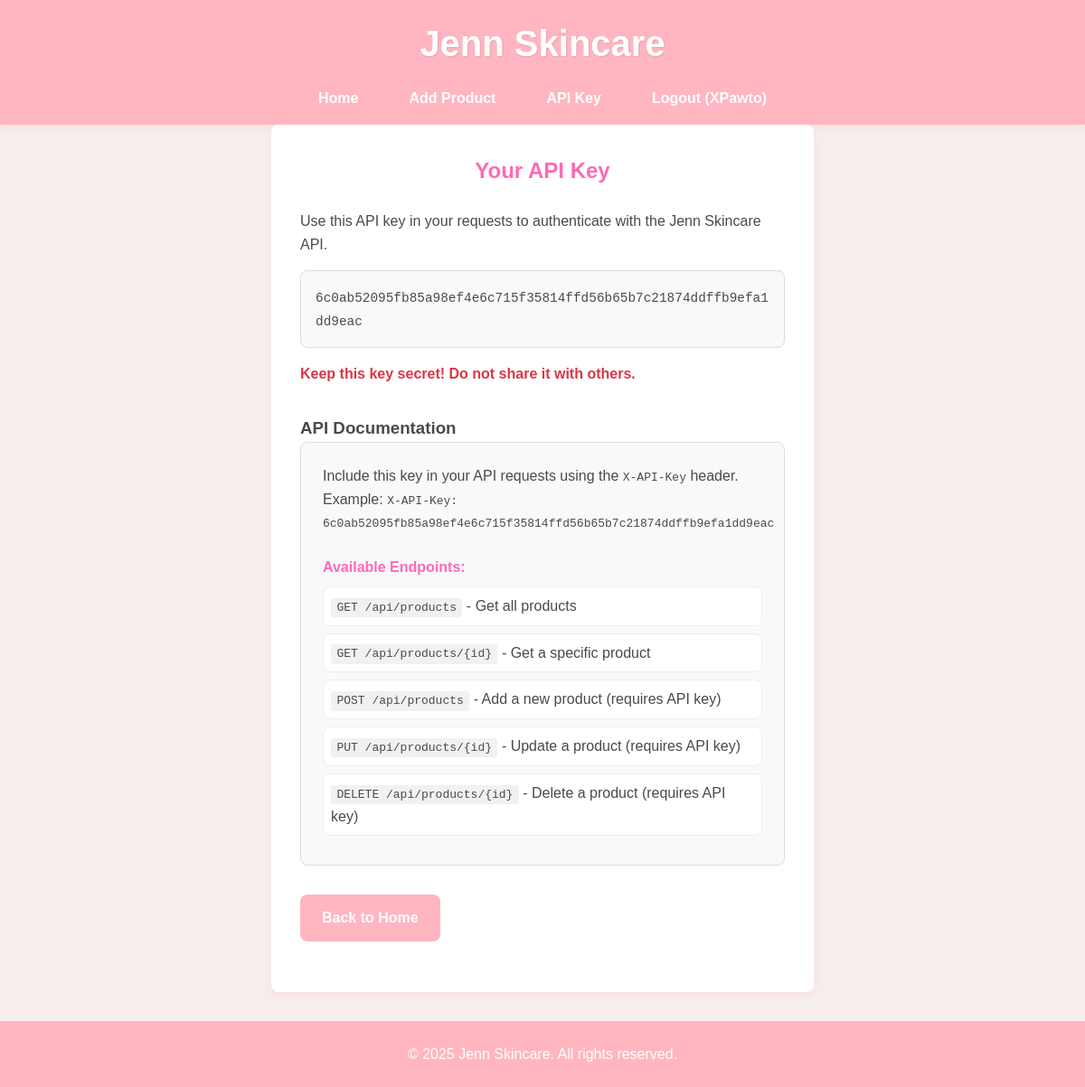
/api/profile (signed in), run on the app's committed database.
### app.py (models this page shows)
class User(db.Model):
    id = db.Column(db.Integer, primary_key=True)
    username = db.Column(db.String(80), unique=True, nullable=False)
    password = db.Column(db.String(200), nullable=False)
    api_key = db.Column(db.String(64), unique=True)

### app.py (the view)
@app.route('/api/profile', methods=['GET'])
@login_required
def get_api_key():
    user = User.query.get(session['user_id'])
    return render_template('api_key.html', api_key=user.api_key)

### app.py (called while the page is built)
def login_required(f):
    @wraps(f)
    def decorated_function(*args, **kwargs):
        if 'user_id' not in session:
            flash('Please login first', 'danger')
            return redirect(url_for('login'))
        return f(*args, **kwargs)
    return decorated_function

### templates/api_key.html
{% extends 'layout.html' %}
{% block content %}
    <section class="form-container">
        <h2>Your API Key</h2>
        <div class="api-key-container">
            <p>Use this API key in your requests to authenticate with the Jenn Skincare API.</p>
            <div class="api-key">
                <code>{{ api_key }}</code>
            </div>
            <p class="api-key-warning">Keep this key secret! Do not share it with others.</p>
        </div>
        <h3>API Documentation</h3>
        <div class="api-docs">
            <p>Include this key in your API requests using the <code>X-API-Key</code> header.</p>
            <p>Example: <code>X-API-Key: {{ api_key }}</code></p>
            <div class="api-endpoints">
                <h4>Available Endpoints:</h4>
                <ul>
                    <li><code>GET /api/products</code> - Get all products</li>
                    <li><code>GET /api/products/{id}</code> - Get a specific product</li>
                    <li><code>POST /api/products</code> - Add a new product (requires API key)</li>
                    <li><code>PUT /api/products/{id}</code> - Update a product (requires API key)</li>
                    <li><code>DELETE /api/products/{id}</code> - Delete a product (requires API key)</li>
                </ul>
            </div>
        </div>
        <div class="form-group">
            <a href="{{ url_for('index') }}" class="btn">Back to Home</a>
        </div>
    </section>
{% endblock %}

### templates/layout.html (shortened to what this page needs)
<!DOCTYPE html>
<html lang="en">
<head>
    <link rel="stylesheet" href="{{ url_for('static', filename='style.css') }}">
</head>
<body>
    <header>
        <div class="container">
            <h1> Jenn Skincare </h1>
            <nav>
                <ul>
                    <li><a href="{{ url_for('index') }}">Home</a></li>
                    {% if 'user_id' in session %}
                        <li><a href="{{ url_for('add_product') }}">Add Product</a></li>
                        <li><a href="{{ url_for('get_api_key') }}">API Key</a></li>
                        <li><a href="{{ url_for('logout') }}">Logout ({{ session['username'] }})</a></li>
                    {% else %}
                        <li><a href="{{ url_for('login') }}">Login</a></li>
                        <li><a href="{{ url_for('register') }}">Register</a></li>
                    {% endif %}
                </ul>
            </nav>
        </div>
    </header>
    <main class="container">
        {% block content %}{% endblock %}
    </main>
    <footer>
        <div class="container">
            <p>&copy; 2025 Jenn Skincare. All rights reserved.</p>
        </div>
    </footer>
</body>
</html>

### static/style.css (style rules this page uses)
:root { --primary-color: #ffb6c1; --primary-dark: #ff8da1; --secondary-color: #ffd1dc; --accent-color: #ff69b4; --text-color: #4a4a4a; --light-color: #ffffff; --shadow: 0 4px 6px rgba(255, 182, 193, 0.2); --border-radius: 8px; }
* { margin: 0; padding: 0; box-sizing: border-box; }
body { font-family: 'Arial', sans-serif; line-height: 1.6; color: var(--text-color); background-color:rgb(246, 237, 237); }
.container { width: 90%; max-width: 1200px; margin: 0 auto; padding: 0 15px; }
header { background-color: var(--primary-color); padding: 1rem 0; box-shadow: var(--shadow); }
header h1 { color: var(--light-color); text-align: center; margin-bottom: 1rem; font-size: 2.5rem; text-shadow: 1px 1px 2px rgba(0, 0, 0, 0.1); }
nav ul { display: flex; justify-content: center; list-style: none; gap: 1.5rem; }
nav a { color: var(--light-color); text-decoration: none; font-weight: bold; padding: 0.5rem 1rem; border-radius: var(--border-radius); transition: background-color 0.3s; }
main { padding: 2rem 0; min-height: calc(100vh - 180px); }
.form-container { max-width: 600px; margin: 0 auto; background-color: var(--light-color); padding: 2rem; border-radius: var(--border-radius); box-shadow: var(--shadow); }
.form-container h2 { text-align: center; margin-bottom: 1.5rem; color: var(--accent-color); }
.form-group { margin-bottom: 1.5rem; }
.btn { display: inline-block; background-color: var(--primary-color); color: var(--light-color); padding: 0.8rem 1.5rem; border: none; border-radius: var(--border-radius); cursor: pointer; text-decoration: none; font-size: 1rem; font-weight: bold; transition: background-color 0.3s; }
footer { background-color: var(--primary-color); color: var(--light-color); text-align: center; padding: 1.5rem 0; margin-top: 2rem; }
.api-key-container { margin-bottom: 2rem; }
.api-key { background-color: #f8f9fa; padding: 1rem; border-radius: var(--border-radius); margin: 1rem 0; overflow-x: auto; border: 1px solid #ddd; }
.api-key code { font-family: monospace; font-size: 0.9rem; word-break: break-all; }
.api-key-warning { color: #dc3545; font-weight: bold; margin-top: 0.5rem; }
.api-docs { background-color: #f8f9fa; padding: 1.5rem; border-radius: var(--border-radius); margin-bottom: 2rem; border: 1px solid #ddd; }
.api-endpoints { margin-top: 1.5rem; }
.api-endpoints h4 { margin-bottom: 0.5rem; color: var(--accent-color); }
.api-endpoints ul { list-style-type: none; padding-left: 0; }
.api-endpoints li { margin-bottom: 0.5rem; padding: 0.5rem; background-color: #fff; border-radius: var(--border-radius); border: 1px solid #eee; }
.api-endpoints code { font-family: monospace; background-color: #f1f1f1; padding: 0.2rem 0.4rem; border-radius: 3px; }

### data on the page
User: username "XPawto", api_key "6c0ab52095fb85a98ef4e6c715f35814ffd56b65b7c21874ddffb9efa1dd9eac"
